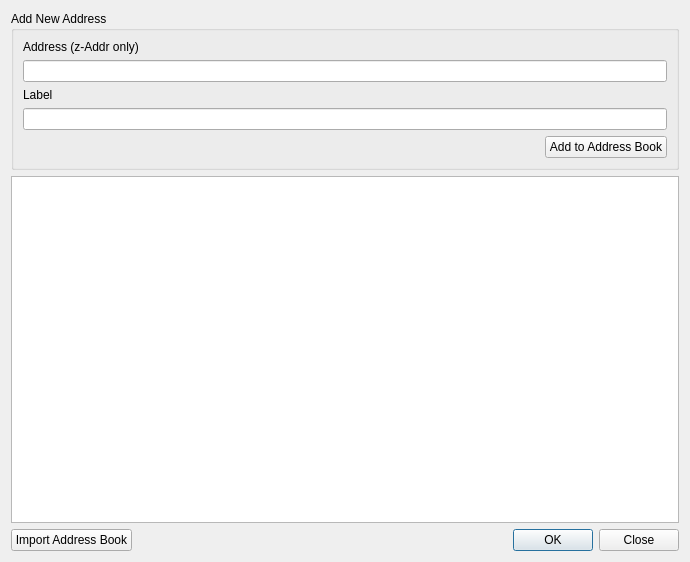
<?xml version="1.0" encoding="UTF-8"?>
<ui version="4.0">
 <class>addressBook</class>
 <widget class="QDialog" name="addressBook">
  <property name="geometry">
   <rect>
    <x>0</x>
    <y>0</y>
    <width>690</width>
    <height>562</height>
   </rect>
  </property>
  <property name="windowTitle">
   <string>Address Book</string>
  </property>
  <layout class="QVBoxLayout" name="verticalLayout">
   <item>
    <widget class="QGroupBox" name="groupBox">
     <property name="title">
      <string>Add New Address</string>
     </property>
     <layout class="QVBoxLayout" name="verticalLayout_2">
      <item>
       <widget class="QLabel" name="label_1">
        <property name="text">
         <string>Address (z-Addr only)</string>
        </property>
       </widget>
      </item>
      <item>
       <widget class="QLineEdit" name="addr"/>
      </item>
      <item>
       <widget class="QLabel" name="label_2">
        <property name="text">
         <string>Label</string>
        </property>
       </widget>
      </item>
      <item>
       <widget class="QLineEdit" name="label">
        <property name="maxLength">
         <number>40</number>
        </property>
       </widget>
      </item>
      <item>
       <layout class="QHBoxLayout" name="horizontalLayout">
        <item>
         <spacer name="horizontalSpacer">
          <property name="orientation">
           <enum>Qt::Horizontal</enum>
          </property>
          <property name="sizeHint" stdset="0">
           <size>
            <width>40</width>
            <height>20</height>
           </size>
          </property>
         </spacer>
        </item>
        <item>
         <widget class="QPushButton" name="addNew">
          <property name="text">
           <string>Add to Address Book</string>
          </property>
         </widget>
        </item>
       </layout>
      </item>
     </layout>
    </widget>
   </item>
   <item>
    <widget class="QTableView" name="addresses">
     <property name="selectionMode">
      <enum>QAbstractItemView::SingleSelection</enum>
     </property>
     <property name="selectionBehavior">
      <enum>QAbstractItemView::SelectRows</enum>
     </property>
     <attribute name="horizontalHeaderStretchLastSection">
      <bool>true</bool>
     </attribute>
     <attribute name="verticalHeaderVisible">
      <bool>false</bool>
     </attribute>
    </widget>
   </item>
   <item>
    <layout class="QHBoxLayout" name="horizontalLayout_2">
     <item>
      <widget class="QPushButton" name="btnImport">
       <property name="text">
        <string>Import Address Book</string>
       </property>
      </widget>
     </item>
     <item>
      <widget class="QDialogButtonBox" name="buttonBox">
       <property name="orientation">
        <enum>Qt::Horizontal</enum>
       </property>
       <property name="standardButtons">
        <set>QDialogButtonBox::Close|QDialogButtonBox::Ok</set>
       </property>
      </widget>
     </item>
    </layout>
   </item>
  </layout>
 </widget>
 <resources/>
 <connections>
  <connection>
   <sender>buttonBox</sender>
   <signal>accepted()</signal>
   <receiver>addressBook</receiver>
   <slot>accept()</slot>
   <hints>
    <hint type="sourcelabel">
     <x>248</x>
     <y>254</y>
    </hint>
    <hint type="destinationlabel">
     <x>157</x>
     <y>274</y>
    </hint>
   </hints>
  </connection>
  <connection>
   <sender>buttonBox</sender>
   <signal>rejected()</signal>
   <receiver>addressBook</receiver>
   <slot>reject()</slot>
   <hints>
    <hint type="sourcelabel">
     <x>316</x>
     <y>260</y>
    </hint>
    <hint type="destinationlabel">
     <x>286</x>
     <y>274</y>
    </hint>
   </hints>
  </connection>
 </connections>
</ui>
